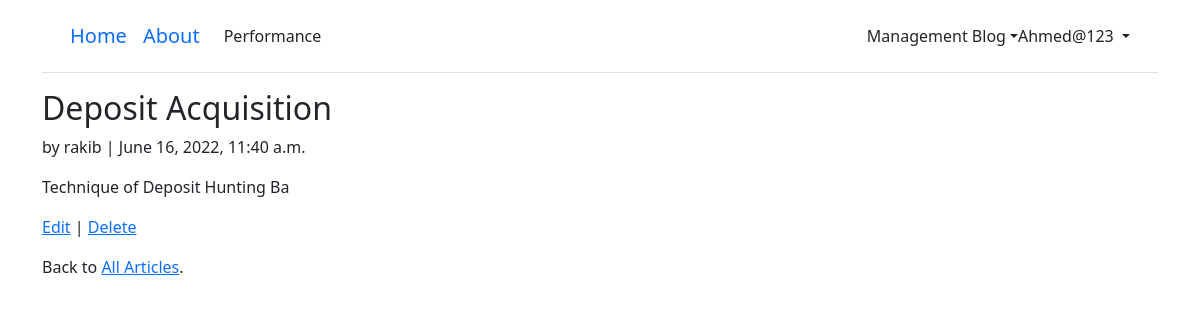
/articles/2/ (signed in), run on the app's committed database.
### users/models.py (models this page shows)
class CustomUser(AbstractUser):
	age = models.PositiveIntegerField(null=True, blank=True)

### articles/models.py (models this page shows, shortened)
class Article(models.Model):
	title = models.CharField(max_length=255)
	body = models.TextField()
	date = models.DateTimeField(auto_now_add=True)
	author = models.ForeignKey(
	get_user_model(),
	on_delete=models.CASCADE,
	)

### articles/views.py (the view)
class ArticleDetailView(LoginRequiredMixin, DetailView): # new
	model = Article
	template_name = 'article_detail.html'
	login_url = 'login' # new

### templates/article_detail.html
{% extends 'base.html' %}
{% block content %}
	<div class="article-entry">
		<h2>{{ object.title }}</h2>
		<p>by {{ object.author }} | {{ object.date }}</p>
		<p>{{ object.body }}</p>
	</div>
	<p><a href="{% url 'article_edit' article.pk %}">Edit</a> |
	<a href="{% url 'article_delete' article.pk %}">Delete</a></p>
	<p>Back to <a href="{% url 'article_list' %}">All Articles</a>.</p>
{% endblock content %}

### templates/base.html (shortened to what this page needs)
<!DOCTYPE html>
{% load static %}
<html>
<head>
  <link href="{% static 'css/base.css' %}" rel="stylesheet">
  <link href="https://cdn.jsdelivr.net/npm/bootstrap@5.1.3/dist/css/bootstrap.min.css"
  rel="stylesheet">
</head>
<body>
  <div class="container">
    <header class="p-3 mb-3 border-bottom">
      <div class="container">
	     <div class="d-flex flex-wrap align-items-center justify-content-center
          justify-content-lg-start">
          <a class="navbar-brand" href="{% url 'home' %}">Home</a>
          <a class="navbar-brand" href="{% url 'about' %}">About</a>
		  <ul class="nav col-12 col-lg-auto me-lg-auto mb-2 justify-content-center mb-md-0">
			{% if user.is_authenticated %}
			<li><a href="{% url 'chart' %}" class="nav-link px-2 link-dark">Performance</a></li>
          </ul>
		  <a href="#" class="a-block link-dark text-decoration-none dropdown-toggle"
              id="dropdownUser1" data-bs-toggle="dropdown" aria-expanded="false">Management Blog</a>
		 <div class="dropdown text-end">
            <a href="#" class="d-block link-dark text-decoration-none dropdown-toggle"
              id="dropdownUser1" data-bs-toggle="dropdown" aria-expanded="false">
              {{ user.username }}
            </a>
          </div>
          {% else %}
          </ul>
          <div class="text-end">
            <a href="{% url 'login' %}" class="btn btn-outline-primary me-2">Log In</a>
            <a href="{% url 'signup' %}" class="btn btn-primary">Sign Up</a>
          </div>
          {% endif %}
        </div>
      </div>
    </header>
    <main>
      {% block content %}
      {% endblock content %}
    </main>
  </div>
</body>
</html>

### data on the page
CustomUser: username "Ahmed@123"
Article: title "Deposit Acquisition", author "rakib", date "June 16, 2022, 11:40 a.m.", body "Technique of Deposit Hunting Ba"
